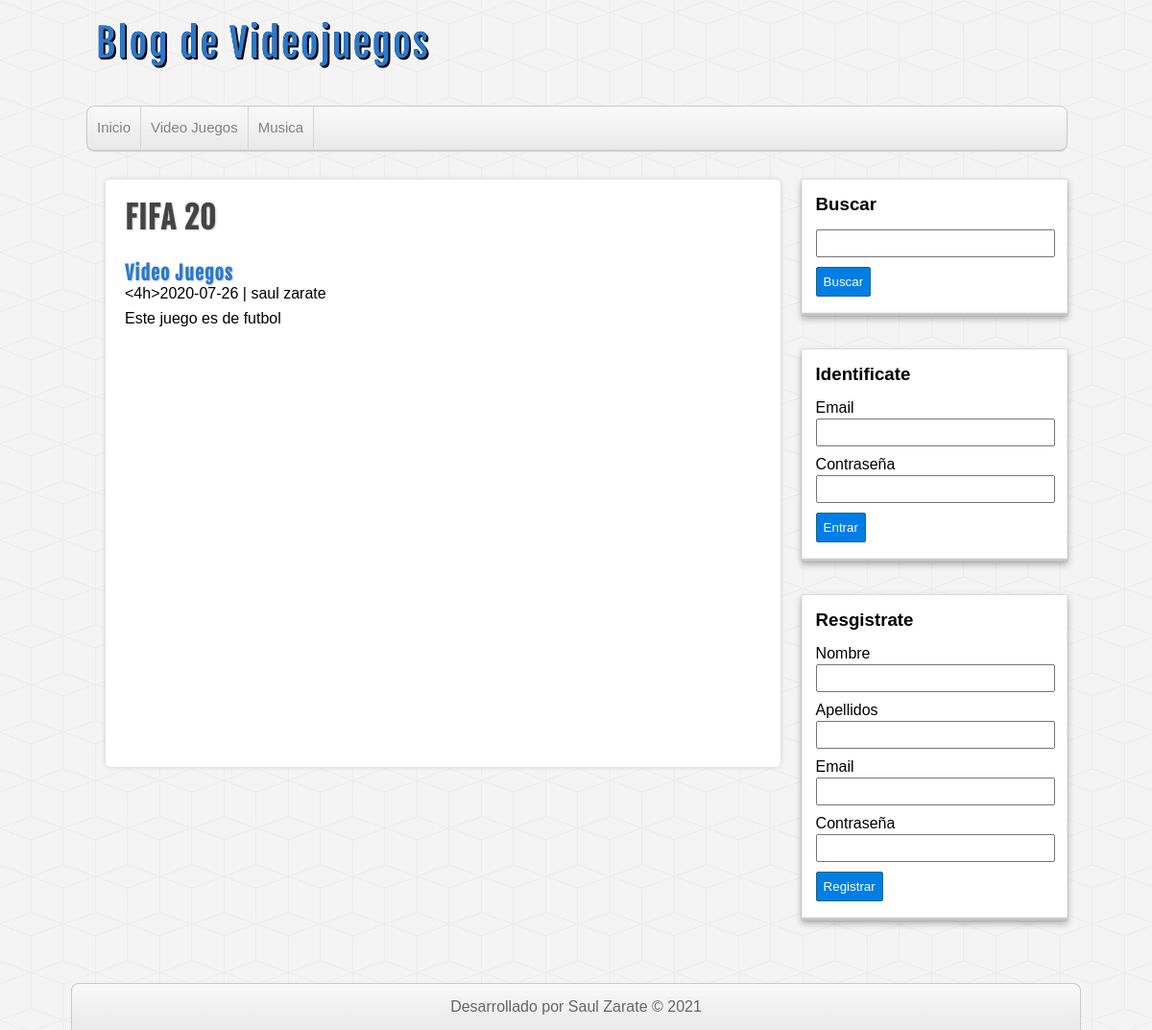
The page /entrada.php?id=2 on the database its author committed.
### tables this page shows
CREATE TABLE IF NOT EXISTS `categorias` (
  `id` int(255) NOT NULL AUTO_INCREMENT,
  `nombre` varchar(100) NOT NULL,
  PRIMARY KEY (`id`)
);

CREATE TABLE IF NOT EXISTS `entradas` (
  `id` int(255) NOT NULL AUTO_INCREMENT,
  `usuario_id` int(255) NOT NULL,
  `categoria_id` int(255) NOT NULL,
  `titulo` varchar(255) NOT NULL,
  `descripcion` mediumtext,
  `fecha` date NOT NULL,
  PRIMARY KEY (`id`),
  KEY `fk_entrada_usuario` (`usuario_id`),
  KEY `fk_entrada_categorias` (`categoria_id`)
);

### includes/helpers.php (called while the page is built, shortened)
<?php
function conseguirCategorias($conexion){
	$sql = "SELECT * FROM categorias ORDER BY id ASC;";
	$categorias = mysqli_query($conexion, $sql);
	$resultado = array();
	if($categorias && mysqli_num_rows($categorias) >= 1){
		$resultado = $categorias;
	}
	return $resultado;
}
function conseguirEntrada($conexion, $id){
	$sql = "SELECT e.*, c.nombre AS 'categoria', CONCAT(u.nombre, ' ', u.apellidos) AS usuario"
		  . " FROM entradas e ".
		   "INNER JOIN categorias c ON e.categoria_id = c.id ".
		   "INNER JOIN usuarios u ON e.usuario_id = u.id ".
		   "WHERE e.id = $id";
	$entrada = mysqli_query($conexion, $sql);
	$resultado = array();
	if($entrada && mysqli_num_rows($entrada) >= 1){
		$resultado = mysqli_fetch_assoc($entrada);
	}
	return $resultado;
}

### entrada.php (the view, shortened to what this page needs)
<?php require_once 'includes/conexion.php'; ?>
<?php require_once 'includes/helpers.php'; ?>
<?php
	$entrada_actual = conseguirEntrada($db, $_GET['id']);
?>
<?php require_once 'includes/cabecera.php'; ?>
<?php require_once 'includes/lateral.php'; ?>
<div id="principal">
	<h1><?=$entrada_actual['titulo']?></h1>
	<a href="categoria.php?id=<?=$entrada_actual['categoria_id']?>">
		<h2><?=$entrada_actual['categoria']?></h2>
	</a>
	<4h><?=$entrada_actual['fecha']?> | <?=$entrada_actual['usuario'] ?></h4>
	<p>
		<?=$entrada_actual['descripcion']?>
	</p>
</div>
<?php require_once 'includes/pie.php'; ?>

### includes/cabecera.php (shortened to what this page needs)
<?php require_once 'conexion.php'; ?>
<?php require_once 'includes/helpers.php'; ?>
<!DOCTYPE HTML>
<html lang="es">
	<head>
		<link rel="stylesheet" type="text/css" href="./assets/css/style.css" />
	</head>
	<body>
		<header id="cabecera">
			<div id="logo">
				<a href="index.php">
					Blog de Videojuegos
				</a>
			</div>
			<nav id="menu">
				<ul>
					<li>
						<a href="index.php">Inicio</a>
					</li>
					<?php
						$categorias = conseguirCategorias($db);
						if(!empty($categorias)):
							while($categoria = mysqli_fetch_assoc($categorias)):
					?>
								<li>
									<a href="categoria.php?id=<?=$categoria['id']?>"><?=$categoria['nombre']?></a>
								</li>
					<?php
							endwhile;
						endif;
					?>
				</ul>
			</nav>
		</header>
		<div id="contenedor">

### assets/css/style.css (style rules this page uses)
* { margin: 0px; padding: 0px; font-family: sans-serif, Helvetica, Arial; text-decoration: none; }
body { background: url(../img/cubes.png) #F4F4F4; }
#cabecera { width: 85%; height: auto; background: transparent; margin: 0px auto; }
#logo { float:left; width: 540px; height: 110px; }
#logo a { font-family: "fajala", Helvetica; font-size: 40px; letter-spacing: 2px; color: #2979CD; text-shadow: 0px 0px 0px black, 1px 1px 0px black, 2px 2px 0px black; transition: all 500ms; line-height: 90px; margin-left: 10px; }
#menu { clear: both; width: 100%; height: 45px; background: linear-gradient(to bottom, #f9f9f9 0px, #e9e9e9 100%); border: 1px solid #C9C9C9; border-radius: 8px; box-shadow: 0px 1px 1px #ccc; overflow: hidden; }
#menu ul { list-style: none; }
#menu ul li { float: left; line-height: 44px; border-right: 1px solid #D6D6D6; }
#menu ul li a { display: block; padding-left: 10px; padding-right: 10px; font-size: 15px; color: #838282; }
#contenedor { width: 85%; height: auto; margin: 0px auto; margin-top: 30px; margin-bottom: 30px; }
#principal { float: left; width: 65%; min-height: 572px; background:white; border-radius: 5px; box-shadow: 0px 0px 5px #ccc; margin-left: 20px; padding: 20px; overflow: hidden; }
#principal a { color: #333; }
#principal h1 { font-size: 32px; color: #444; letter-spacing: 1px; text-shadow: 1px 1px 2px #ccc; font-family: "fajala"; }
#principal h2 { font-size: 20px; color: #2979CD; text-shadow: 1px 1px 2px #ccc; letter-spacing: 1px; font-family: "fajala"; margin-top: 25px; }
#principal p { margin-top: 8px; }

### rows shown on the page
categorias: nombre "Video Juegos"
categorias: nombre "Musica"
entradas: titulo "FIFA 20", categoria.nombre "Video Juegos", fecha "2020-07-26", descripcion "Este juego es de futbol"

### other values the page prints
$entrada_actual['usuario'] "saul zarate"
